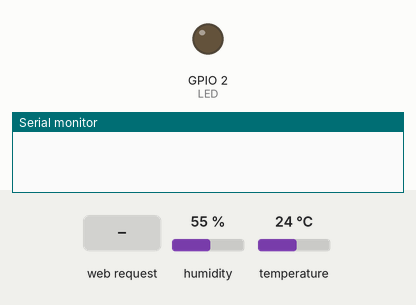
Recording of a sketch running on a simulated ESP8266 (NodeMCU). Parts: output pins drawn as LEDs (lit = HIGH), the last lines printed to the serial monitor. Inputs (shaded band) come from the test bench; at power-on: humidity 55 %, temperature 24 °C. WiFi joins after 1.5 s; servers stay silent unless stated.

Above: at 0.0 s.
At 3.3 s:
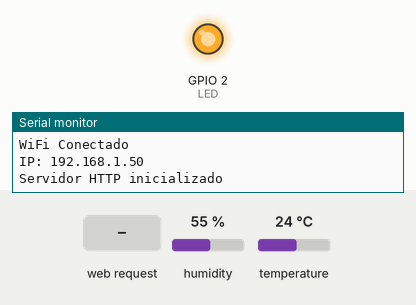
3.4 s: HTTP request GET / received
At 4.2 s:
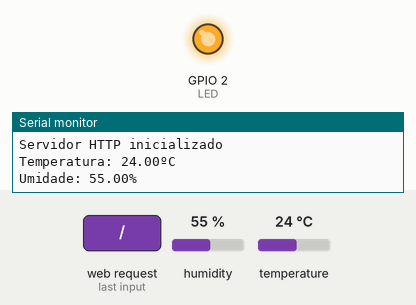
Timing chart, 0 to 6.4 s (numbered marks = the images above; inputs shaded):
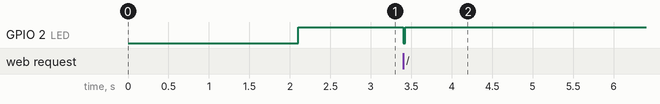

Measured:
- after the input at 3.4 s, GPIO 2 (LED): HIGH → LOW at once, → HIGH 0.02 s later

The sketch:

Monitoramento.ino
```cpp
#include<ESP8266WiFi.h> //Biblioteca para funcionamento do WiFi do ESP
#include<ESP8266WebServer.h> //Biblioteca para o ESP funcionar como servidor
#include <DHT.h> //Biblioteca para funcionamento do sensor de temperatura e umidade DHT11

const char* ssid = "XXXXX";  // Rede WiFi
const char* password = "XXXXX";  //Senha da Rede WiFi

ESP8266WebServer server(80); //server na porta 80

#define DHTPIN 4 //Pino digital D2 (GPIO4) conectado ao DHT11
#define DHTTYPE DHT11 //Tipo do sensor DHT11
#define LED 2 // LED embutido

DHT dht(DHTPIN, DHTTYPE); //Inicializando o objeto dht do tipo DHT passando como parâmetro o pino (DHTPIN) e o tipo do sensor (DHTTYPE)

float temperatura; //variável para armazenar a temperatura
float umidade; //Variável para armazenar a umidade

void setup() {
  Serial.begin(115200); //Inicializa a comunicação serial
  pinMode(LED, OUTPUT); // define o LED como output
  delay(100); // Intervalo para aguardar a estabilização do sistema
  dht.begin(); //Inicializa o sensor DHT11

  Serial.println("Conectando a Rede: "); //Imprime na serial a mensagem
  Serial.println(ssid); //Imprime na serial o nome da Rede Wi-Fi

  WiFi.begin(ssid, password); //Inicialização da comunicação Wi-Fi

  //Verificação da conexão
  while (WiFi.status() != WL_CONNECTED) { //Enquanto estiver aguardando status da conexão
    delay(1000);
    Serial.print("."); //Imprime pontos
    digitalWrite(LED, 0);
  }
  Serial.println("");
  Serial.println("WiFi Conectado");
  digitalWrite(LED, 1);
  Serial.print("IP: ");
  Serial.println(WiFi.localIP()); //Função para exibir o IP da ESP

  server.on("/", handle_OnConnect); //Servidor recebe uma solicitação HTTP - chama a função handle_OnConnect
  server.onNotFound(handle_NotFound); //Servidor recebe uma solicitação HTTP não especificada - chama a função handle_NotFound

  server.begin(); //Inicializa o servidor
  Serial.println("Servidor HTTP inicializado");
}

void loop() {
  if(WiFi.status() != WL_CONNECTED){digitalWrite(LED, 0);}
  else{digitalWrite(LED, 1);}
  server.handleClient(); //Chama o método handleClient()
}

void handle_OnConnect() {
  digitalWrite(LED, 0);
  temperatura = dht.readTemperature();  //Realiza a leitura da temperatura
  umidade = dht.readHumidity(); //Realiza a leitura da umidade
  Serial.print("Temperatura: ");
  Serial.print(temperatura); //Imprime no monitor serial o valor da temperatura lida
  Serial.println("ºC");
  Serial.print("Umidade: ");
  Serial.print(umidade); //Imprime no monitor serial o valor da umidade lida
  Serial.println("%");
  server.send(200, "text/html", EnvioHTML(temperatura, umidade)); //Envia as informações usando o código 200, especifica o conteúdo como "text/html" e chama a função EnvioHTML
  digitalWrite(LED, 1);


}

void handle_NotFound() { //Função para lidar com o erro 404
  server.send(404, "text/plain", "Não encontrado"); //Envia o código 404, especifica o conteúdo como "text/pain" e envia a mensagem "Não encontrado"

}

String EnvioHTML(float Temperaturastat, float Umidadestat) { //Exibindo a página da web em HTML
  String ptr = "<!DOCTYPE HTML>\n<HTML>\n"; //Indica o envio do código HTML
  ptr += "<HEAD>\n<META charset=\"UTF-8\" name=\"viewport\" content=\"width=device-width, initial-scale=1.0, user-scalable=no\">\n"; //Torna a página da Web responsiva em qualquer navegador Web
  ptr += "<META http-equiv='refresh' content='5'>\n";//Atualizar browser a cada 5 segundos
  ptr += "<TITLE>Monitor de Temperatura e Umidade</TITLE>\n"; //Define o título da página

  //Configurações de fonte do título e do corpo do texto da página web
  ptr += "<STYLE>\nhtml {display: block; margin: 0px auto; text-align: center;color: #000000;}\n";
  ptr += "body{margin-top: 50px;}\n";
  ptr += "h1 {margin: 50px auto 30px; margin-bottom: 75px;}\n";
  ptr += "p {font-size: 25px;color: #000000; margin-bottom: 10px;}\n";
  ptr += ".footer {position: fixed; left: 0; bottom: 0; width: 100%;}\n";
  ptr += "#segundos-pagina {position: fixed; left: 0; bottom: 50%; width: 100%;font-size: 20px;};\n";
  ptr += "</STYLE>\n";
  ptr += "</HEAD>\n";
  ptr += "<BODY>\n";
  ptr += "<DIV id=\"webpage\">\n";
  ptr += "<H1>Monitor de Temperatura e Umidade</H1>\n";

  //Exibe as informações de temperatura, umidade e créditos na página web
  ptr += "<P><B>Temperatura: </B>";
  ptr += (int)Temperaturastat;
  ptr += "ºC</P>";
  ptr += "<P><B>Umidade: </B>";
  ptr += (int)Umidadestat;
  ptr += "%</P>";
  ptr += "<div id='segundos-pagina'>Atualizado a 1 segundos atrás.</div>\n";

  ptr += "</DIV>\n";
  ptr += "<SCRIPT>\n";
  ptr += "var segundos = 1;";
  ptr += "var count = document.getElementById('segundos-pagina');";
  ptr += "function ContarSegundos() {";
  ptr += "segundos += 1;";
  ptr += "count.innerText = \"Atualizado a \" + segundos + \" segundos atrás.\";}";
  ptr += "var cancel = setInterval(ContarSegundos, 1000);";
  ptr += "</SCRIPT>";
  ptr += "</BODY>\n";
  ptr += "<FOOTER class=\"footer\">\n";
  ptr += "<FONT size=\"5px\">Feito por Emanuel Peixoto</FONT>\n";
  ptr += "</FOOTER>\n";
  ptr += "</HTML>";
  return ptr;

}
```
